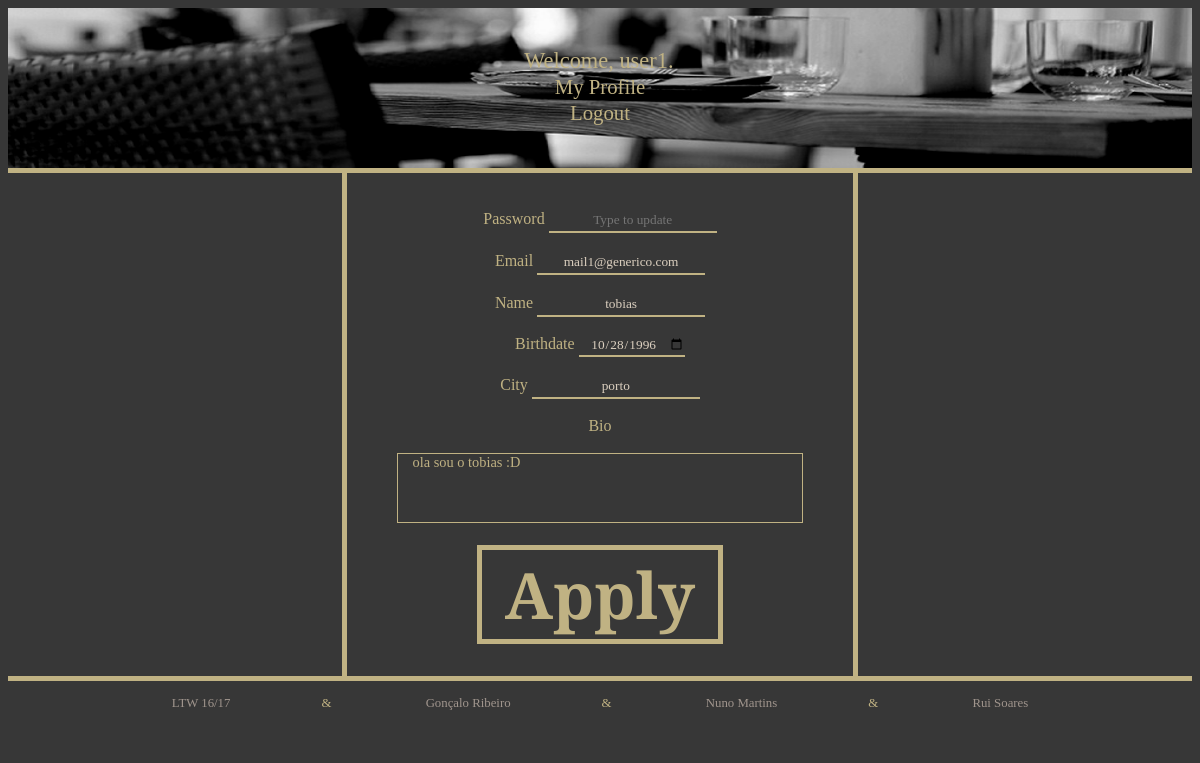
Before: /profile_edit.php (signed in) with the older database file.
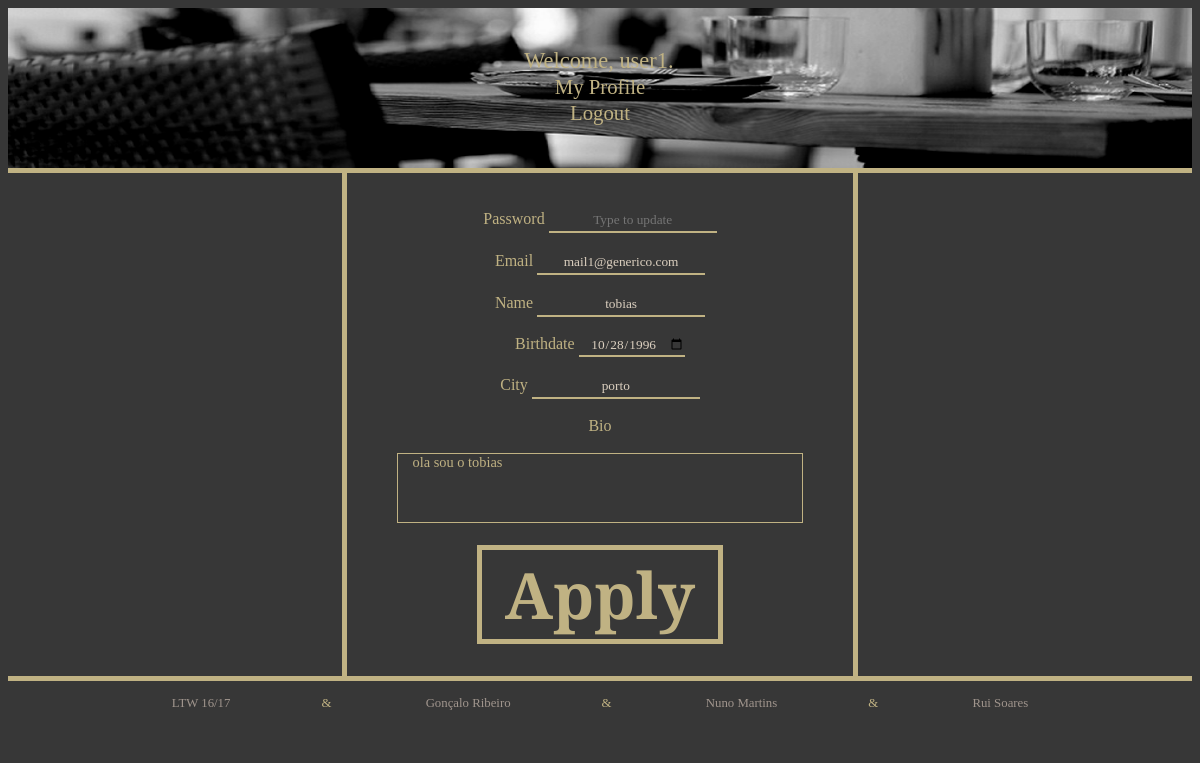
After: the same page with the newer database file.
### tables this page shows
CREATE TABLE account(
	username VARCHAR(16) PRIMARY KEY NOT NULL,
	password VARCHAR(33) NOT NULL,
	email VARCHAR(254),
	name VARCHAR(100),
	birth DATE,
	city VARCHAR(50),
	country VARCHAR(50),
	description VARCHAR(256),
	type VARCHAR(10)
);

### profile_edit.php (called while the page is built)
<?php
include('./pageLayout/head.php');
include('./pageLayout/pageHeader.php');
include('./pageLayout/profile_edit_body.php');
include('./pageLayout/about.php');
include('./pageLayout/footer.php');
?>

### php/users.php (called while the page is built, shortened)
<?php
    function getUser($dbh,$user){
        $stmt = $dbh->prepare('SELECT * FROM account WHERE username = ?');
        $stmt->execute(array($user));
        return $stmt->fetch();
    }
?>

### pageLayout/profile_edit_body.php (the view)
<div id="register_body">
	<div id="register_area">
        <?php
            include_once('./php/connectdb.php');
            include_once('./php/users.php');
            $dbh = connectdb('./database/database.db');
            $user = getUser($dbh,$_SESSION['username']);
        ?>
        <form id="edit_user" action="php/updateUser.php" method="post">
                <br><br>
                <label >Password</label>
				<input id="input" name="password_input" type="password" placeholder="Type to update" value="">
                <br><br>
                <label >Email</label>
				<input id="input" name="email_input" type="text" value="<?php echo $user['email']; ?>">
                <br><br>
                <label >Name</label>
				<input id="input" name="name_input" type="text" value="<?php echo $user['name']; ?>">
                <br><br>
                <label >Birthdate</label>
				<input id="input" name="birth_input" type="date" value="<?php echo $user['birth']; ?>">
                <br><br>
                <label >City</label>
				<input id="input" name="city_input" type="text" value="<?php echo $user['city']; ?>">
                <br><br>
                <label >Bio</label>
                <br><br>
                <textarea id="description_area" rows="4" cols="45" name="description_input" form="edit_user"><?php echo $user['description'] ?></textarea>
                <br><br>
                <input id="submit_btn" type="submit" value=" Apply ">
        </form>
    </div>
</div>

### pageLayout/head.php (shortened to what this page needs)
<!DOCTYPE html>
<html>
	<head>
		<link rel="stylesheet" href="./stylesheets/mainBody.css">
		<link rel="stylesheet" href="./stylesheets/registerBody.css">
		<link rel="stylesheet" href="./stylesheets/pageHeader.css">
		<link rel="stylesheet" href="./stylesheets/about.css">
		<link rel="stylesheet" href="./stylesheets/profileBody.css">
		<link rel="stylesheet" href="./stylesheets/restaurantBody.css">
	</head>
	<body>

### pageLayout/pageHeader.php
<div id="page_header">
	<a href="index.php">
		<div id="stock_img">
			<img src="./resources/restaurant_stock.jpg" />
		</div>
	</a>
	<div id="login_area">
		<?php if(!isset($_SESSION['username'])):?>
		<form action="php/login.php" method="post">
			<div id="usernameThings" />
				<label id="username_label">Username</label>
				<input id="username_input" name="username_input" type="text" required>
			</div>
			<div id="passwordThings" />
				<label id="password_label">Password</label>
				<input id="password_input" name="password_input" type="password" required>
			</div>
			<?php if(isset($_GET['invalidacc'])): ?>
			<label id="incorrect">Incorrect username/password</label><br>
			<?php endif;?>
			<input id="login_btn" type="submit" value="Login">
		</form>
		<input id="register_btn" type="button" onclick="window.location = 'register.php';" value="Register">
		<?php else:?>
		<form id="my_profile" action="profile.php<?php echo '?username=' . $_SESSION['username'];?>" method="post">
			<label id="user_name"><?php echo $_SESSION['username']; ?></label>
			<br>
			<input id="profile_btn" type="submit" value="My Profile">
		</form>
		<form action="php/logout.php" method="post">
			<input id="logout_btn" type="submit" value="Logout">
		</form>
		<?php endif;?>
	</div>
</div>

### pageLayout/about.php
<div id="about">
	<div id="aboutDiv">
		<p>LTW 16/17</p>
		<p>Gonçalo Ribeiro</p>
		<p>Nuno Martins</p>
		<p>Rui Soares</p>
	</div>
</div>

### pageLayout/footer.php
	</body>
</html>

### stylesheets/mainBody.css (style rules this page uses)
body { background-color: #373737; overflow:auto; }
a { color: #C0B283; text-decoration:none; }

### stylesheets/registerBody.css (style rules this page uses)
#register_area { height:100%; width:40%; min-width: 400px; padding-left: 1em; padding-right: 1em; margin:0 auto; color: #C0B283; background-color: #373737; font-family: 'Playfair Display', serif; border-right: 5px solid #C0B283; border-left: 5px solid #C0B283; text-align:center; }
#register_body { float: left; width: 100%; min-width: 1000px; height: 100%; border-bottom: 5px solid #C0B283; }
#input { border: 0px solid; height: 1.5em; text-align: center; font-family: 'Playfair Display', serif; border-bottom: 2px solid #C0B283; color: #DCD0C0; background:#373737; }
#submit_btn { position:relative; margin:0 auto; margin-bottom:0.5em; border-style:solid; border-width: 5px; background-color:inherit; font-family: inherit; font-size:4em; font-weight:bold; color: #C0B283; border-color: #C0B283; }
#description_area { background-color: #373737; font-family: 'Playfair Display', serif; font-size: 0.9em; color: #C0B283; resize: none; text-align: justify; padding: 0; padding-left: 1em; padding-right: 1em; border: 1px solid #C0B283; }

### stylesheets/pageHeader.css (style rules this page uses)
#page_header { float: left; height: 160px; width: 100%; min-width: 1000px; background-color: #373737; border-bottom: 5px solid #C0B283; }
#stock_img * { float: right; width: 100%; min-width:700px; height: 160px; background-color:lime; }
#login_area { position:relative; margin:0 auto; top:-7.5em; height: 6em; width:40%; text-align: center; font-family: 'Playfair Display', serif; }
#logout_btn { position:relative; border: 0; background-color:inherit; font-family: inherit; color: #C0B283; font-size:1.3em; }
#user_name { font-family: 'Playfair Display', serif; font-size: 1.4em; color: #C0B283; padding-right: 0.1em; }
#user_name:before { content:'Welcome, '; }
#user_name:after { content:'.'; }
#profile_btn { border: 0; background-color:inherit; font-family: inherit; color: #C0B283; font-size:1.3em; }

### stylesheets/about.css (style rules this page uses)
#about { min-width: 1000px; width: 100%; height: 54px; display:inline-block; background-color: #373737; color: #A0958D; font-family: 'Playfair Display', serif; font-size: 0.8em; text-align: center; }
#aboutDiv { width: 100%; position: relative; top: 0.2em; }
#aboutDiv p { display: inline-block; height: 1.2em; padding: 0; margin-left: 0; margin-right: 0; }
#aboutDiv p:after { display:inline-block; content:'&'; width: 15em; height: 1.2em; font-style: bold; color: #C0B283; }
#aboutDiv p:last-child:after { display: none; }

Changed rows visible on the page:
changed account "mail1@generico.com": description_input "ola sou o tobias :D" → "ola sou o tobias"
